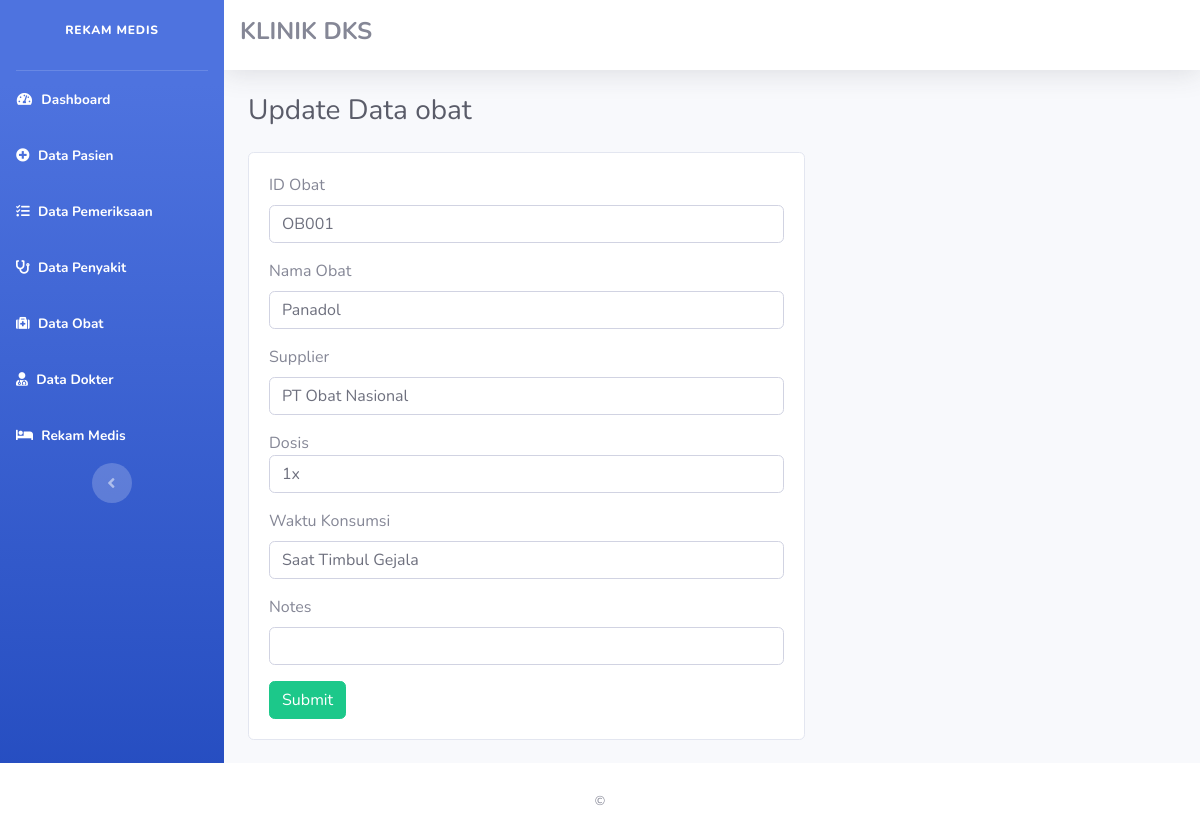
The page /Data_obat/update_data/OB001 on the database its author committed.
### tables this page shows
CREATE TABLE `data_obat` (
  `id_obat` varchar(8) NOT NULL,
  `nama_obat` varchar(40) NOT NULL,
  `supplier` varchar(50) NOT NULL,
  `dosis` varchar(25) NOT NULL,
  `konsumsi` varchar(25) NOT NULL,
  `notes` varchar(50) DEFAULT NULL
);

### application/controllers/Data_obat.php (called while the page is built, shortened)
<?php
class Data_obat extends CI_Controller {
    public function update_data($id)
    {
        $data['obat'] = $this->db->query("SELECT * FROM data_obat WHERE id_obat='$id'")->result();
        $data['title'] = "Update Data obat";
        $this->load->view('templates/Header',$data);
        $this->load->view('templates/Sidebar');
        $this->load->view('Update_data_obat',$data);
        $this->load->view('templates/Footer');
    }
}
?>

### index.php (called while the page is built, shortened)
<?php
require_once BASEPATH.'core/CodeIgniter.php';

### application/views/Update_data_obat.php (the view, shortened to what this page needs)
<div class="container-fluid">
<div class="d-sm-flex align-items-center justify-content-between mb-4">
    <h1 class="h3 mb-0 text-gray-800"><?php echo $title ?></h1>
</div>
<div class="card" style="width : 60%; margin-bottom :100px">
<div class="card-body">
<?php foreach ($obat as $pem); ?>
<form method="POST" action="<?php echo base_url('Data_obat/update_data_aksi') ?>">
<div class="form-group">
<label> ID Obat </label>
<input type="text" name="id_obat" class="form-control" value="<?php echo $pem->id_obat ?>">
</div>
<div class="form-group">
<label> Nama Obat </label>
<input type="text" name="nama_obat" class="form-control" value="<?php echo $pem->nama_obat ?>">
</div>
<div class="form-group">
<label> Supplier </label>
<input type="text" name="supplier" class="form-control" value="<?php echo $pem->supplier ?>">
</div>
<div class="form-group">
<labe> Dosis </label>
<input type="text" name="dosis" class="form-control" value="<?php echo $pem->dosis ?>">
</div>
<div class="form-group">
<label> Waktu Konsumsi </label>
<input type="text" name="konsumsi" class="form-control" value="<?php echo $pem->konsumsi ?>">
</div>
<div class="form-group">
<label> Notes </label>
<input type="text" name="notes" class="form-control" value="<?php echo $pem->notes ?>">
</div>
<button type="submit" class="btn btn-success">Submit</button>
</form>
</div>
</div>
</div>

### rows shown on the page
data_obat: id_obat "OB001", nama_obat "Panadol", supplier "PT Obat Nasional", dosis "1x", konsumsi "Saat Timbul Gejala"

### other values the page prints
$title "Update Data obat"
